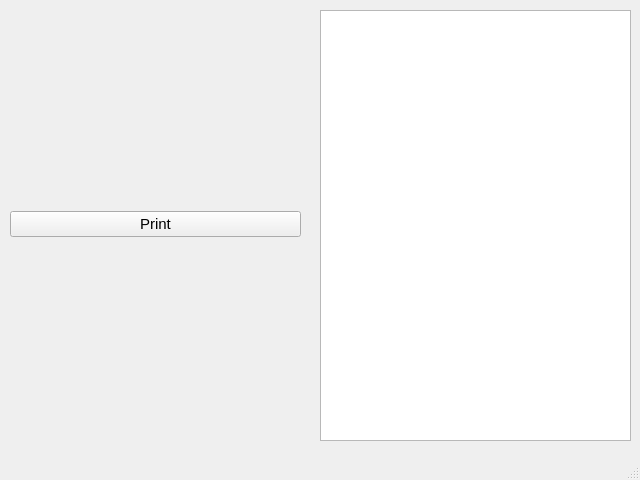
<?xml version="1.0" encoding="UTF-8"?>
<ui version="4.0">
 <class>MainWindow</class>
 <widget class="QMainWindow" name="MainWindow">
  <property name="geometry">
   <rect>
    <x>0</x>
    <y>0</y>
    <width>640</width>
    <height>480</height>
   </rect>
  </property>
  <property name="windowTitle">
   <string>MainWindow</string>
  </property>
  <widget class="QWidget" name="centralwidget">
   <widget class="QPlainTextEdit" name="plainTextEdit">
    <property name="geometry">
     <rect>
      <x>320</x>
      <y>10</y>
      <width>311</width>
      <height>431</height>
     </rect>
    </property>
    <property name="readOnly">
     <bool>true</bool>
    </property>
   </widget>
   <widget class="QWidget" name="verticalLayoutWidget">
    <property name="geometry">
     <rect>
      <x>10</x>
      <y>9</y>
      <width>291</width>
      <height>431</height>
     </rect>
    </property>
    <layout class="QVBoxLayout" name="verticalLayout">
     <item>
      <layout class="QVBoxLayout" name="verticalLayout_1"/>
     </item>
     <item>
      <widget class="QPushButton" name="Print">
       <property name="font">
        <font>
         <pointsize>11</pointsize>
        </font>
       </property>
       <property name="text">
        <string>Print</string>
       </property>
      </widget>
     </item>
    </layout>
   </widget>
  </widget>
  <widget class="QMenuBar" name="menubar">
   <property name="geometry">
    <rect>
     <x>0</x>
     <y>0</y>
     <width>640</width>
     <height>20</height>
    </rect>
   </property>
  </widget>
  <widget class="QStatusBar" name="statusbar"/>
 </widget>
 <resources/>
 <connections/>
</ui>
